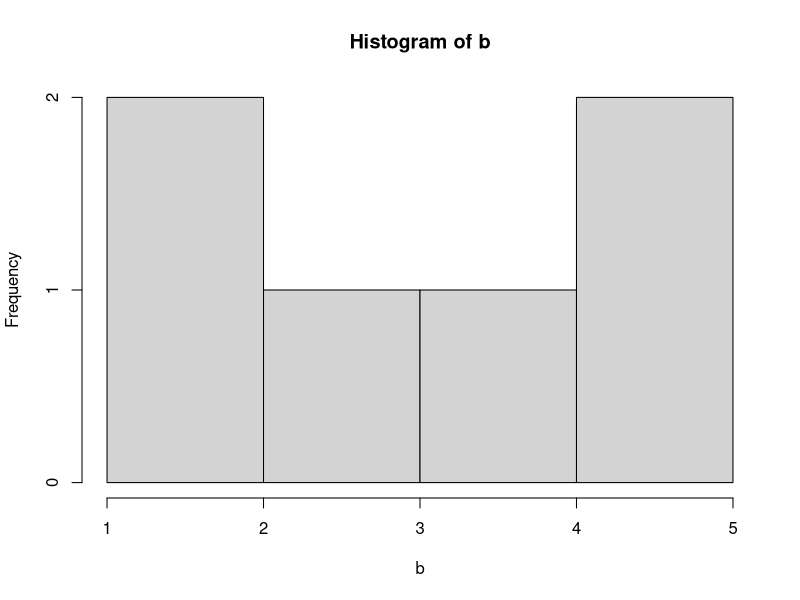

Recreate this plot in R.

#CALCULATING THE MEAN SSE (MSSE)
N=0
for(p in 1:500)
{

#Write an R program that generates 1000 variates of y
x1=rnorm(1000,2,0.8)
x2=rbeta(1000,1,0.6)
x3=rpois(1000,2)
x4=rchisq(1000,4)
x5=rt(1000,2)
x6=runif(1000,1,2)
e=rnorm(1000,0,0.7)

#bj=j*1.2+0.7, j=0,1,2,3,4,5,6    j=i-1

#y=b0+b1*x1+b2*x2+b3*x3+b4*x4+b5*x5+b6*x6+e

#TO GENERATE the parameters
b=0
for(k in 1:7)
{
b[k]=(k-1)*1.2+0.7
}

#TO GENERATE 1000 values of y using the for() loop
y=0
for(j in 1:1000)
{
y[j]=b[1]+b[2]*x1[j]+b[3]*x2[j]+b[4]*x3[j]+b[5]*x4[j]+b[6]*x5[j]+b[7]*x6[j]+e[j]
}

#TO GENERATE 1000 values of Y 

Y=b[1]+b[2]*x1+b[3]*x2+b[4]*x3+b[5]*x4+b[6]*x5+b[7]*x6+e


#To estimate the fitted parameters

#FITTING A LINEAR REGRESSION MODEL IN R

mod=lm(y~x1+x2+x3+x4+x5+x6)
summary(mod)

#To extract the model parameters use: 
beta0.hat=mod$coef[1]
beta1.hat=mod$coef[2]
beta2.hat=mod$coef[3]
beta3.hat=mod$coef[4]
beta4.hat=mod$coef[5]
beta5.hat=mod$coef[6]
beta6.hat=mod$coef[7]


#y_i.hat are the predicted values using predict()function
y.hat=predict(mod)

#y_i.hat manually
Y.hat=beta0.hat+beta1.hat*x1+beta2.hat*x2+beta3.hat*x3+beta4.hat*x4+beta5.hat*x5+beta6.hat*x6

#CALUCULATING THE SSE sum(y_i-y_i.hat)^2
SSE=sum((y-Y.hat)^2)


#using the for() loop
diff=0
for(i in 1:1000)
{
diff[i]=(y[i]-Y.hat[i])^2
}
sse=sum(diff)

N[p]=sse
}

MSSE=1/(1000*500)*sum(N)
MSSE



even<-seq(0,100,2)
even

odd<- seq(1,by=2,len=100)
odd

fteneven<-seq(0,by=2,len=10)
fteneven

modd<-seq(1,10000,2)
modd
sumodd<-sum(modd)
sumodd

f<-function(x)
{
 sin(x)
}
integrate(f,0,5)

t=4
asset<-function(t)

  {
    print(5000000*exp(-0.2*(t^2+t+1)))
  }
asset(t)

  b<-c(1,2,3,4,5,5)
  b
  hist(b)
  
  
  
  a<-c(1,2,3,4,5,6,7,8,9,10)
  b<-c(1,2,3,4,5,6,7,8,9,10)
  c<-c(1,2,3,4,5,6,7,8,9,10)
  a
  b
  c
  
  d<-rbind(a,b,c)
  
  e<-matrix(c(a,b,c),nrow=3,ncol=10,byrow=TRUE)
  e
